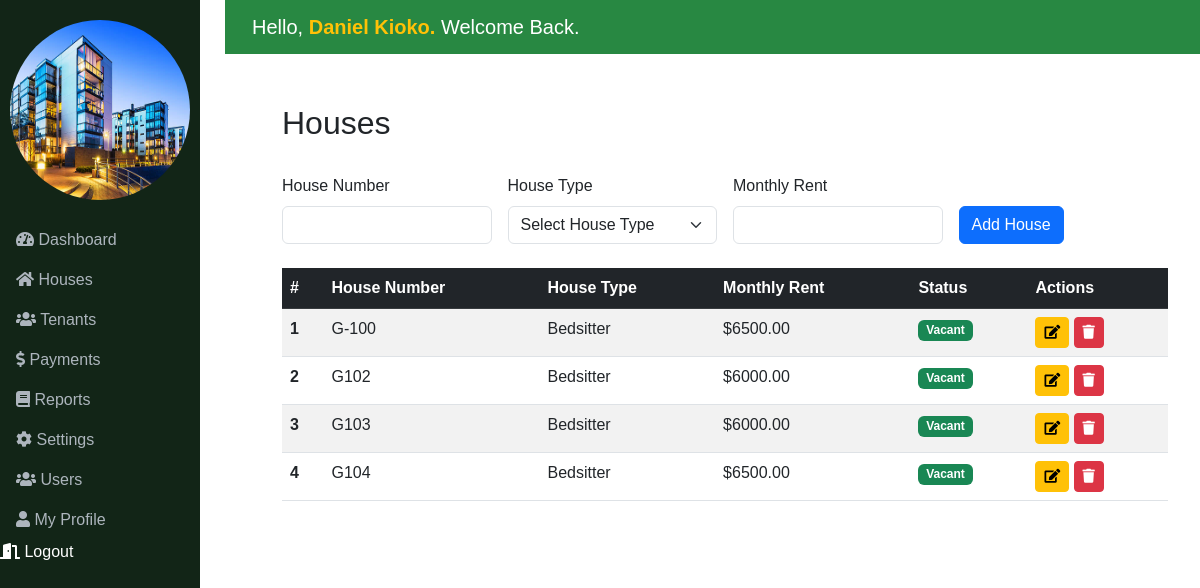
The page /rentals/houses/ (signed in) on the database its author committed.
### authentication/models.py (models this page shows, shortened)
class User(AbstractUser):
    email = models.EmailField(unique=True)
    USERNAME_FIELD = 'email'
    REQUIRED_FIELDS = ['username']  # Username is still required

### rentals/models.py (models this page shows, shortened)
class House(models.Model):
    HOUSE_TYPES = [
        ('Bedsitter', 'Bedsitter'),
        ('One Bedroom', 'One Bedroom'),
        ('Two Bedroom', 'Two Bedroom'),
        ('Three Bedroom', 'Three Bedroom'),
    ]
    number = models.CharField(max_length=20, unique=True)
    house_type = models.CharField(max_length=50, choices=HOUSE_TYPES)
    monthly_rent = models.DecimalField(max_digits=10, decimal_places=2)
    is_occupied = models.BooleanField(default=False)

### rentals/views.py (the view, shortened to what this page needs)
# urls.py: path('houses/', HousesView.as_view(), name='houses'),
class HousesView(LoginRequiredMixin, TemplateView):
    template_name = 'houses.html'
    def get_context_data(self, **kwargs):
        context = super().get_context_data(**kwargs)
        context['houses'] = House.objects.all()  # Fetch all houses
        context['house_types'] = HouseType.objects.all()  # Fetch all house types
        return context

### rentals/templates/houses.html (shortened to what this page needs)
{% extends 'base.html' %}
{% block content %}
<div class="container-fluid">
    <div class="row mb-4">
        <h2 class="mt-4">Houses</h2>
    </div>
    <form method="post" class="row g-3 mb-4" id="houseForm">
        <div class="col-md-3">
            <label for="houseNumber" class="form-label">House Number</label>
            <input type="text" class="form-control" id="houseNumber" name="house_number" required>
        </div>
        <div class="col-md-3">
            <label for="houseType" class="form-label">House Type</label>
            <select class="form-select" id="houseType" name="house_type" required>
                <option value="" disabled selected>Select House Type</option>
            </select>
        </div>
        <div class="col-md-3">
            <label for="monthlyRent" class="form-label">Monthly Rent</label>
            <input type="number" class="form-control" id="monthlyRent" name="monthly_rent" readonly>
        </div>
        <div class="col-md-2 align-self-end">
            <button type="submit" class="btn btn-primary" id="formSubmitButton">Add House</button>
        </div>
    </form>
    <div class="table-responsive">
        <table class="table table-striped table-hover">
            <thead class="table-dark">
                <tr>
                    <th scope="col">#</th>
                    <th scope="col">House Number</th>
                    <th scope="col">House Type</th>
                    <th scope="col">Monthly Rent</th>
                    <th scope="col">Status</th>
                    <th scope="col">Actions</th>
                </tr>
            </thead>
            <tbody>
                {% for house in houses %}
                <tr>
                    <th scope="row">{{ forloop.counter }}</th>
                    <td>{{ house.number }}</td>
                    <td>{{ house.house_type }}</td>
                    <td>${{ house.monthly_rent }}</td>
                    <td>
                        {% if house.is_occupied %}
                        <span class="badge bg-danger">Occupied</span>
                        {% else %}
                        <span class="badge bg-success">Vacant</span>
                        {% endif %}
                    </td>
                    <td>
                        <button type="button"
                                class="btn btn-warning btn-sm btn-edit"
                                data-id="{{ house.id }}"
                                data-number="{{ house.number }}"
                                data-type="{{ house.house_type }}"
                                data-rent="{{ house.monthly_rent }}">
                            <i class="fa fa-edit" aria-hidden="true"></i>
                        </button>
                        <form action="{% url 'rentals:houses' %}" method="POST" style="display:inline;">
                            <button type="submit"
                                    class="btn btn-danger btn-sm"
                                    onclick="return confirm('Are you sure you want to delete house number {{ house.number }}?')">
                                <i class="fa fa-trash" aria-hidden="true"></i>
                            </button>
                        </form>
                    </td>
                </tr>
                {% endfor %}
            </tbody>
        </table>
    </div>
</div>
{% endblock %}

### rentals/templates/base.html (shortened to what this page needs)
<!DOCTYPE html>
<html lang="en">
<head>
    <link href="https://cdn.jsdelivr.net/npm/bootstrap@5.3.0-alpha1/dist/css/bootstrap.min.css" rel="stylesheet">
    <link href="https://cdnjs.cloudflare.com/ajax/libs/font-awesome/5.15.4/css/all.min.css" rel="stylesheet">
    {% load static %}
</head>
<body>
    <nav class="sidebar col-md-3 col-lg-2 d-md-block">
        <div class="logo">
            <img src="{% static "images/logo.png" %}" alt="Logo">
        </div>
        <ul class="nav flex-column">
            <li class="nav-item">
                <a class="nav-link" href="{% url "rentals:dashboard" %}"><i class="fas fa-tachometer-alt fa-1x"></i> Dashboard</a>
            </li>
            <li class="nav-item">
                <a class="nav-link" href="{% url "rentals:houses" %}"><i class="fas fa-home fa-1x"></i> Houses</a>
            </li>
            <li class="nav-item">
                <a class="nav-link" href="{% url "rentals:tenants" %}"><i class="fas fa-users fa-1x"></i> Tenants</a>
            </li>
            <li class="nav-item">
                <a class="nav-link" href="{% url "rentals:payments" %}"><i class="fas fa-dollar-sign fa-1x"></i> Payments</a>
            </li>
            <li class="nav-item">
                <a class="nav-link" href="{% url "rentals:reports" %}"><i class="fas fa-book fa-1x"></i> Reports</a>
            </li>
            <li class="nav-item">
                <a class="nav-link" href="{% url "rentals:settings" %}"><i class="fas fa-cog fa-1x"></i> Settings</a>
            </li>
            <li class="nav-item">
                <a class="nav-link" href="{% url "rentals:users" %}"><i class="fas fa-users fa-1x"></i> Users</a>
            </li>
            <li class="nav-item">
                <a class="nav-link" href="{% url "rentals:profile" %}"><i class="fas fa-user fa-1x"></i> My Profile</a>
            </li>
            <li class="nav-item">
                <form method="post" action="{% url 'auth:logout' %}" style="display: inline;">
                    <button type="submit" class="nav-link" style="background: none; border: none; padding: 0; color: inherit; text-decoration: none;"> <i class="fas fa-door-open fa-1x"></i> Logout</button>
                </form>
            </li>
        </ul>
    </nav>
    <header class="header">
        <div class="container-fluid d-flex justify-content-between align-items-left">
            <h5 class="m-0">Hello, <b class="text-warning">{{ request.user.first_name }} {{ request.user.last_name }}. </b>Welcome Back.</h5>
        </div>
    </header>
    <main class="main-content">
        {% block content %}{% endblock %}
    </main>
</body>
</html>

### rentals/templates/base.html (style rules this page uses)
body { font-family: Arial, sans-serif; }
.sidebar { height: 100vh; position: fixed; top: 0; left: 0; background-color: rgb(18, 37, 23); color: #fff; }
.sidebar .nav-link { color: #adb5bd; }
.sidebar .logo { text-align: center; padding: 20px 0; }
.sidebar .logo img { width: 180px; height: 180px; border-radius: 50%; }
.header { background-color:rgb(40, 136, 66); color: #fff; padding: 15px; position: fixed; top: 0; left: 225px; right: 0; z-index: 1030; }
.main-content { margin-top: 60px; margin-left: 250px; padding: 20px; }

### rows shown on the page
User: user.first_name "Daniel", user.last_name "Kioko"
House: number "G-100", house_type "Bedsitter", monthly_rent "6500.00", is_occupied "Vacant"
House: number "G102", house_type "Bedsitter", monthly_rent "6000.00", is_occupied "Vacant"
House: number "G103", house_type "Bedsitter", monthly_rent "6000.00", is_occupied "Vacant"
House: number "G104", house_type "Bedsitter", monthly_rent "6500.00", is_occupied "Vacant"
